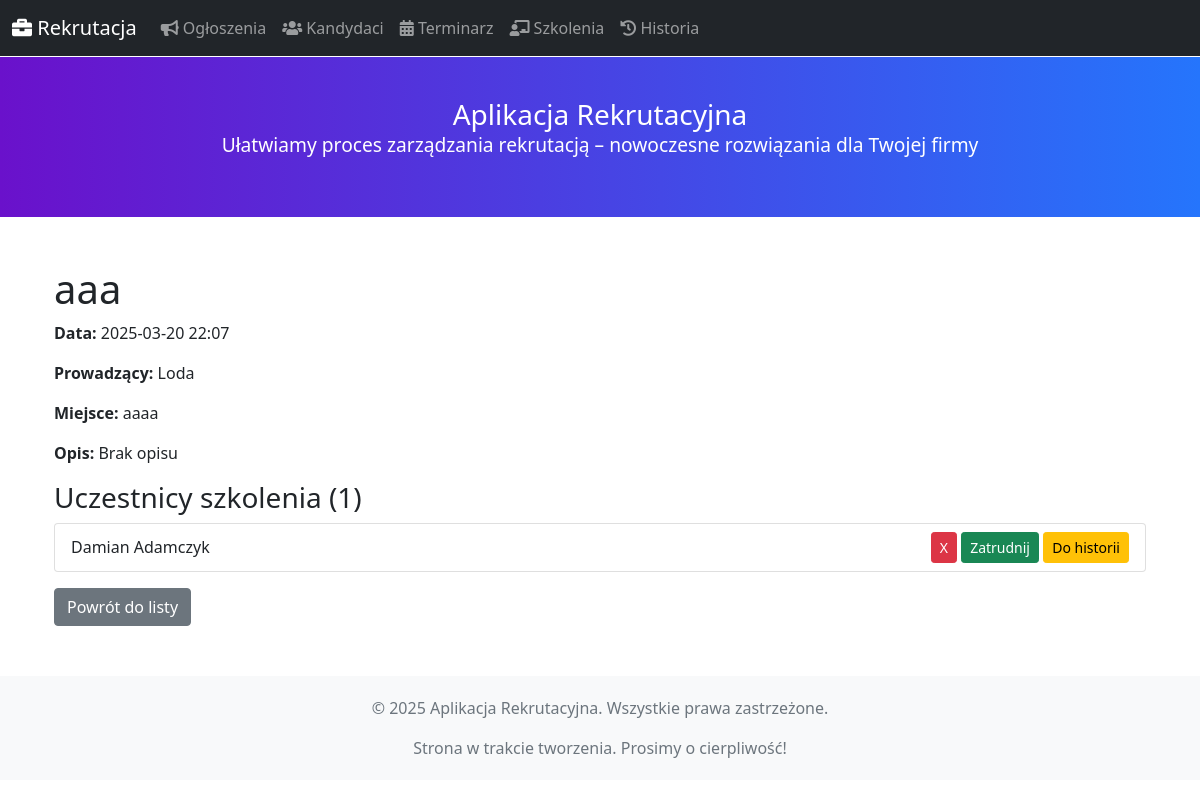
Screenshot of /szkolenia/szczegoly/1 with the database file from the repository.
### blueprints/models.py (models this page shows, shortened)
class Szkolenie(db.Model):
    __tablename__ = 'szkolenie'
    id = db.Column(db.Integer, primary_key=True)
    nazwa = db.Column(db.String(255), nullable=False)
    opis = db.Column(db.Text)
    data = db.Column(db.DateTime, nullable=False)
    prowadzacy = db.Column(db.String(255))
    miejsce = db.Column(db.String(255))
    uczestnictwa = db.relationship("Uczestnictwo", back_populates="szkolenie", cascade="all, delete-orphan")

class Uczestnictwo(db.Model):
    __tablename__ = 'uczestnictwo'
    szkolenie_id = db.Column(db.Integer, db.ForeignKey('szkolenie.id'), primary_key=True)
    kandydat_id = db.Column(db.Integer, db.ForeignKey('kandydaci.id'), primary_key=True)
    decyzja = db.Column(db.String(50), default="")  # np. "", "zatrudnij", "historia"
    szkolenie = db.relationship("Szkolenie", back_populates="uczestnictwa")
    kandydat = db.relationship("Kandydat", back_populates="uczestnictwa")

class Kandydat(db.Model):
    __tablename__ = 'kandydaci'
    id = db.Column(db.Integer, primary_key=True)
    imie = db.Column(db.String(100), nullable=False)
    nazwisko = db.Column(db.String(100), nullable=False)
    email = db.Column(db.String(120), unique=True, nullable=False)
    telefon = db.Column(db.String(20), nullable=False)
    status = db.Column(db.String(50), nullable=False)
    data_kontaktu = db.Column(db.Date, nullable=True)
    historia = db.relationship('Historia', back_populates='kandydat', cascade="all, delete-orphan")
    uczestnictwa = db.relationship("Uczestnictwo", back_populates="kandydat")

### blueprints/szkolenia.py (the view)
@szkolenia_bp.route("/szczegoly/<int:id>")
def szczegoly_szkolenia(id: int) -> str:
    szkolenie = Szkolenie.query.get_or_404(id)
    return render_template("szkolenia_szczegoly.html", szkolenie=szkolenie)

### app.py (called while the page is built)
@app.context_processor
def inject_now():
    return {'now': datetime.utcnow}

### templates/szkolenia/szkolenia_szczegoly.html (shortened to what this page needs)
{% extends "base.html" %}
{% block content %}
<div class="container mt-5">
    <h1>{{ szkolenie.nazwa }}</h1>
    <p><strong>Data:</strong> {{ szkolenie.data.strftime('%Y-%m-%d %H:%M') }}</p>
    <p><strong>Prowadzący:</strong> {{ szkolenie.prowadzacy or 'Brak' }}</p>
    <p><strong>Miejsce:</strong> {{ szkolenie.miejsce or 'Brak' }}</p>
    <p><strong>Opis:</strong> {{ szkolenie.opis or 'Brak opisu' }}</p>
    <h3>Uczestnicy szkolenia ({{ szkolenie.uczestnictwa|length }})</h3>
    <ul class="list-group">
        {% for uczestnictwo in szkolenie.uczestnictwa %}
        <li class="list-group-item d-flex justify-content-between align-items-center">
            <span>
                {{ uczestnictwo.kandydat.imie }} {{ uczestnictwo.kandydat.nazwisko }}
            </span>
            <span>
                <form action="{{ url_for('szkolenia_bp.usun_uczestnika', szkolenie_id=szkolenie.id, kandydat_id=uczestnictwo.kandydat.id) }}" method="POST" style="display:inline;">
                    <button type="submit" class="btn btn-sm btn-danger" onclick="return confirm('Czy na pewno chcesz usunąć tego uczestnika?')">X</button>
                </form>
                <form action="{{ url_for('szkolenia_bp.decyzja_uczestnictwo', szkolenie_id=szkolenie.id, kandydat_id=uczestnictwo.kandydat.id, decyzja='zatrudnij') }}" method="POST" style="display:inline;">
                    <button type="submit" class="btn btn-sm btn-success">Zatrudnij</button>
                </form>
                <form action="{{ url_for('szkolenia_bp.decyzja_uczestnictwo', szkolenie_id=szkolenie.id, kandydat_id=uczestnictwo.kandydat.id, decyzja='historia') }}" method="POST" style="display:inline;">
                    <button type="submit" class="btn btn-sm btn-warning">Do historii</button>
                </form>
            </span>
        </li>
        {% else %}
        <li class="list-group-item">Brak uczestników.</li>
        {% endfor %}
    </ul>
    <a href="{{ url_for('szkolenia_bp.lista_szkolen') }}" class="btn btn-secondary mt-3">Powrót do listy</a>
</div>
{% endblock %}

### templates/base.html (style rules this page uses)
body { padding-top: 1px; }

### rows the page displays
Szkolenie: nazwa "aaa", data "2025-03-20 22:07", prowadzacy "Loda", miejsce "aaaa", opis "Brak opisu"
Uczestnictwo: kandydat.imie "Damian", kandydat.nazwisko "Adamczyk"

### other values shown
{{ szkolenie.uczestnictwa|length }} "1"
